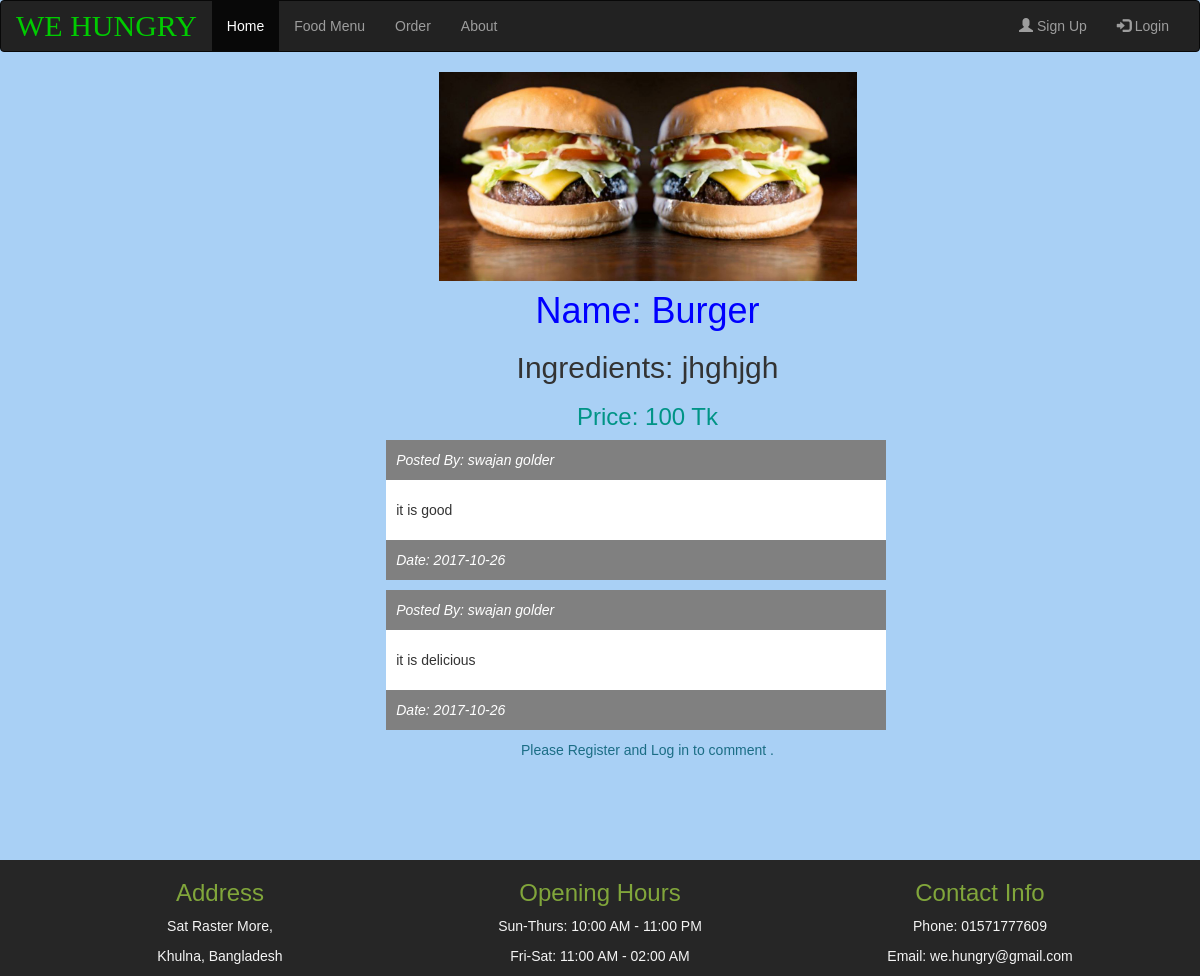
The app's page /food-review.php?foodId=3 with its own data.
### tables this page shows
CREATE TABLE `foodmenu` (
  `id` int(11) NOT NULL,
  `name` varchar(255) NOT NULL,
  `foodimage` varchar(255) NOT NULL,
  `ingredients` text NOT NULL,
  `price` int(11) NOT NULL,
  `type` varchar(255) NOT NULL
);

CREATE TABLE `feedback` (
  `id` int(11) NOT NULL,
  `comment` text NOT NULL,
  `customerid` int(11) NOT NULL,
  `foodid` int(11) NOT NULL,
  `date` date NOT NULL
);

CREATE TABLE `customer` (
  `id` int(11) NOT NULL,
  `fullname` varchar(255) NOT NULL,
  `username` varchar(255) NOT NULL,
  `password` varchar(255) NOT NULL,
  `address` text NOT NULL,
  `contact` varchar(255) NOT NULL
);

### src/database.php (called while the page is built, shortened)
<?php
function db_select($query){
    $con = db_connect();
    $rows = $con->query($query);
    $data=[];
    if($rows==null){
        echo "Database query failed";
        return $data;
    }else {
        $rows = $rows->fetch_all(MYSQLI_BOTH);
        foreach ($rows as $row){
            array_push($data,$row);
        }
    }
    return $data;
}
function db_connect(){
    $serverName="localhost";
    $userName="root";
    $password="";
    $dbName="resturant";
    $con= new mysqli($serverName,$userName,$password,$dbName);
    if($con->connect_errno){
        die("coonection failed".$con->connect_error);
    }else {
        return $con;
    }
}

### food-review.php (the view, shortened to what this page needs)
<?php
include_once 'layout/header.php';
require_once 'src/database.php';
$foodId=$_GET['foodId'];
$query="select name,ingredients,price,foodimage from foodmenu WHERE id='".$foodId."'";
$foods=db_select($query);
$query="select feedback.id,comment,customer.fullname,date from feedback,customer where foodid='".$foodId."' and feedback.customerid=customer.id";
$output=db_select($query);
?>
<div class="">
    <form action="food-review.php?foodId=<?= $foodId ?>" id="form1" method="POST"   enctype="multipart/form-data">
       <div class="col-md-offset-1">
           <img src="<?=$foods[0]['foodimage']?>" class="img-responsive" >
           <h1>Name: <?= $foods[0]['name']?></h1>
           <h2>Ingredients: <?= $foods[0]['ingredients']?></h2>
           <h3 style=" color:#009486;">Price: <?= $foods[0]['price']?> Tk</h3>
           <?php foreach ($output as $item):?>
               <div class="col-md-offset-3">
                   <div class="comment_div">
                       <p class="name">
                           <span> Posted By: <?php echo $item['fullname'];?></span>
                       </p>
                       <p class="comment"><?php echo $item['comment'];?></p>
                       <p class="time">Date: <?php echo  $item['date']?></p>
                   </div>
               </div>
           <?php endforeach; ?>
           <?php if(!isset($_SESSION['username'])){?>
           <span style="color: #1B6D85">Please Register and Log in to comment .</span>
           <?php }?>
       </div>
    </form>
</div>
<?php
include_once 'layout/footer.php';
?>

### food-review.php (style rules this page uses)
img { display: block; margin: auto; width: 40%; }
body { text-align:center; font-family:helvetica; background-color:#A9D0F5; }
h1 { color:blue; text-align:center; margin-top:10px; }
.comment_div { width:500px; background-color:white; margin-top:10px; text-align:left; }
.comment_div .name { font-style:italic; padding:10px; background-color:grey; color:white; text-align:left; }
.comment_div .comment { padding:10px; }
.comment_div .time { font-style:italic; padding:10px; background-color:grey; color:white; text-align:left; }

### records on screen
foodmenu: foodimage (picture), name "Burger", ingredients "jhghjgh", price "100"
feedback: customerid.fullname "swajan golder", comment "it is good", date "2017-10-26"
feedback: customerid.fullname "swajan golder", comment "it is delicious", date "2017-10-26"
